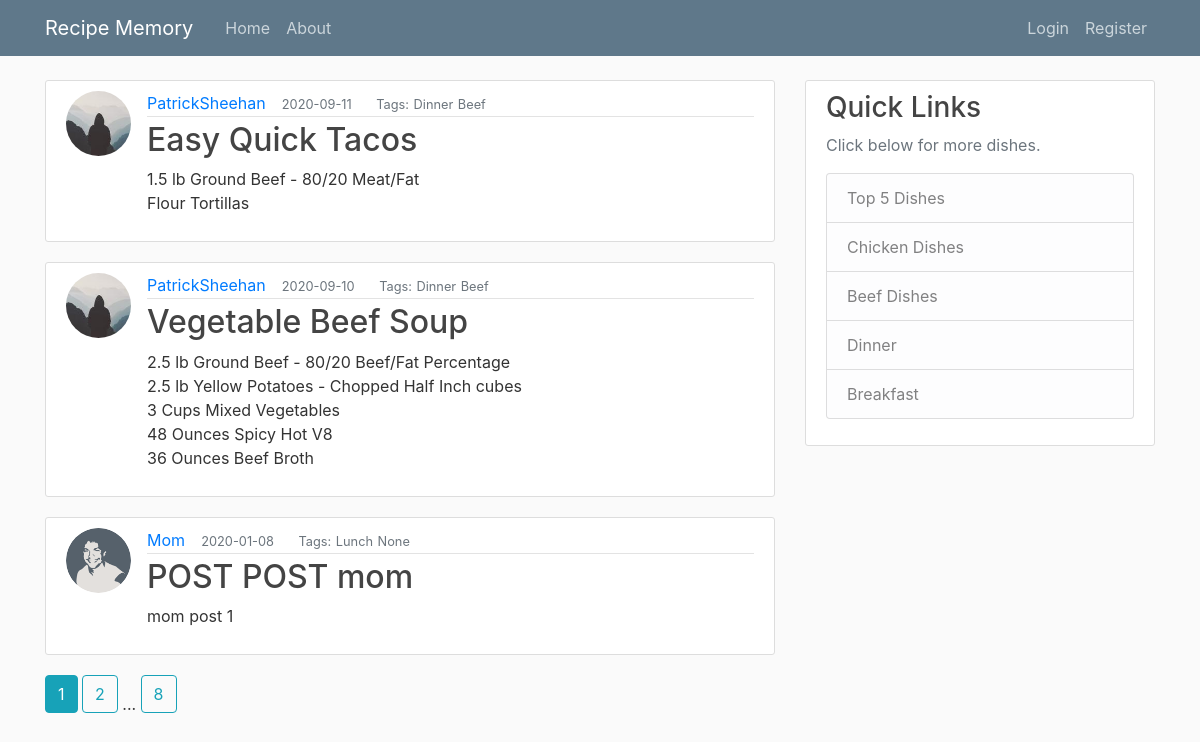
Page /home on the earlier database version.
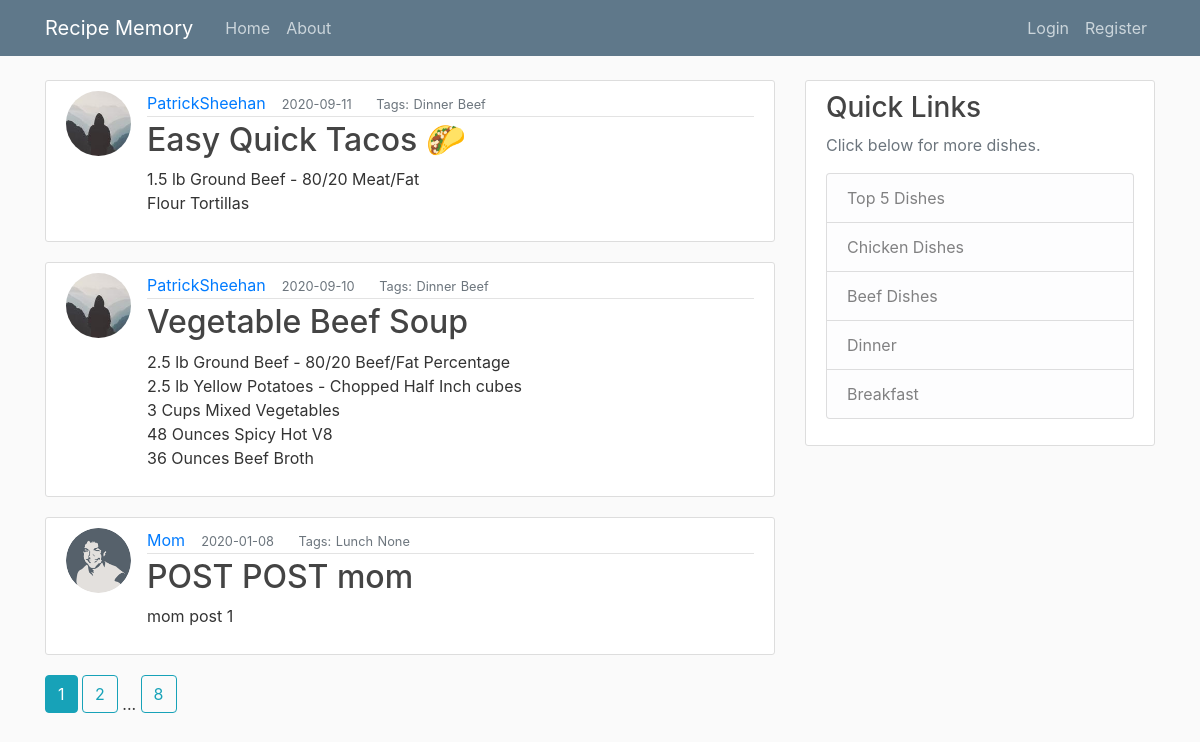
Same page on the later database version.
### flaskblog/models.py (models this page shows, shortened)
class Post(db.Model):
    id = db.Column(db.Integer, primary_key=True)
    title = db.Column(db.String(120), nullable=False)
    date_posted = db.Column(db.DateTime, nullable=False, default=datetime.utcnow)
    mealType = db.Column(db.String(20), default="Dinner", nullable=True)
    mainIngredient = db.Column(db.String(35), default="Chicken", nullable=True)
    content = db.Column(db.Text, nullable=False)
    user_id = db.Column(db.Integer, db.ForeignKey('user.id'), nullable=False)

class User(db.Model, UserMixin):
    id = db.Column(db.Integer, primary_key=True)
    username = db.Column(db.String(20), unique=True, nullable=False)
    email = db.Column(db.String(120), unique=True, nullable=False)
    image_file = db.Column(db.String(20), nullable=False, default='default.jpg')
    password = db.Column(db.String(60), nullable=False)
    posts = db.relationship('Post', backref='author', lazy=True)

### flaskblog/main/routes.py (the view)
@main.route('/')
@main.route('/home')
def home():
    page = request.args.get('page', 1, type=int)
    posts = Post.query.order_by(Post.date_posted.desc()).paginate(page=page, per_page=3)
    return render_template('home.html', posts=posts)

### flaskblog/templates/home.html
{% extends "layouts.html" %}
{% block content %}
{% for post in posts.items %}
    <article class="media content-section">
      <img class="rounded-circle article-img" src="{{ url_for('static', filename='profile_pics/' + post.author.image_file) }}">
      <div class="media-body">
        <div class="article-metadata">
          <a class="mr-2" href="{{ url_for('users.user_posts', username=post.author.username) }}">{{ post.author.username }}</a>
          <small class="text-muted"> &nbsp;{{ post.date_posted.strftime('%Y-%m-%d') }}</small>
          <small class="text-muted"> &emsp;&nbsp; Tags:</small>
          <b><small class="text-muted">{{ post.mealType }}</small></b>
          <b><small class="text-muted">{{ post.mainIngredient }}</small></b>
        </div>
        <h2><a class="article-title" href="{{ url_for('posts.post', post_id=post.id) }}">{{ post.title }}</a></h2>
        <p class="article-content">{{ post.content }}</p>
      </div>
    </article>
{% endfor %}
{% for page_num in posts.iter_pages(left_edge=1, right_edge=1, left_current=1, right_current=2) %}
  {% if page_num %}
    {% if posts.page == page_num %}
      <a class="btn btn-info mb-4" href="{{ url_for('main.home', page=page_num) }}">{{ page_num }}</a>
    {% else %}
      <a class="btn btn-outline-info mb-4" href="{{ url_for('main.home', page=page_num) }}">{{ page_num }}</a>
    {% endif %}
  {% else %}
    ...
  {% endif %}
{% endfor %}
{% endblock content %}

Differences in the rows shown:
changed Post "1.5 lb Ground Beef - 80/20 Meat/Fat Flour Tortillas": title "Easy Quick Tacos" → "Easy Quick Tacos 🌮"
